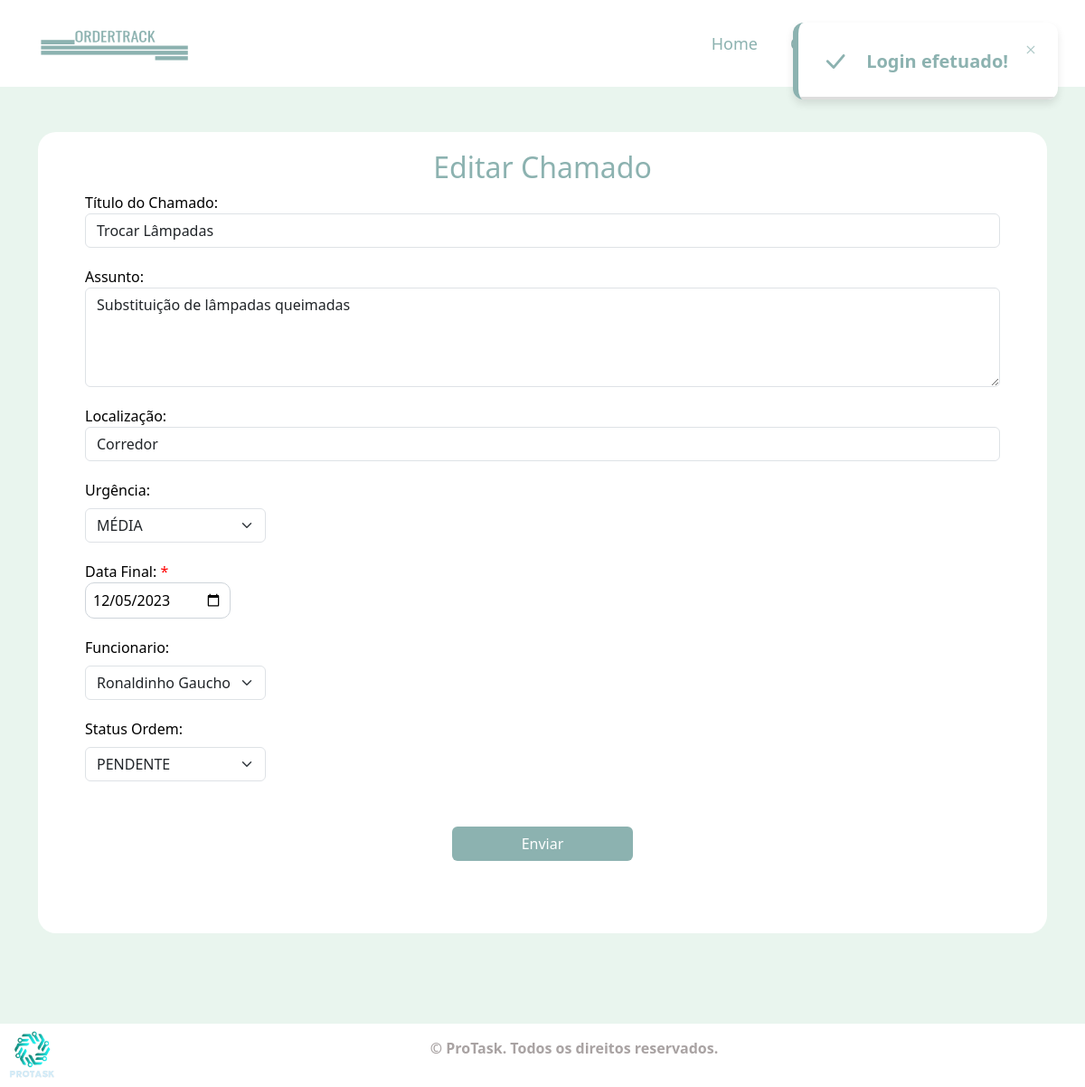
/src/pages/editar_chamado.php?id=266 (signed in), run on the app's committed database.
### tables this page shows
CREATE TABLE `ordem` (
  `ID_ORDEM` int(5) NOT NULL,
  `SERVICO` varchar(200) DEFAULT NULL,
  `ITEM` varchar(200) DEFAULT NULL,
  `LOCALIZACAO` varchar(200) DEFAULT NULL,
  `PRAZO` date DEFAULT NULL,
  `PRIORIDADE` varchar(200) DEFAULT NULL,
  `STATUS` enum('PENDENTE','EM ANDAMENTO','CONCLUIDO','CANCELADO') DEFAULT NULL,
  `NUMERO_OS` varchar(10) DEFAULT NULL,
  `FOTO` longblob DEFAULT NULL,
  `CRIADO` datetime DEFAULT NULL
);

CREATE TABLE `rel` (
  `ID_REL` int(5) NOT NULL,
  `FK_FUNCIONARIO` int(5) DEFAULT NULL,
  `FK_ORDEM` int(5) DEFAULT NULL,
  `FK_HISTORICO` int(5) DEFAULT NULL
);

CREATE TABLE `funcionarios` (
  `ID_FUNCIONARIO` int(5) NOT NULL,
  `NOME_FUNCIONARIO` varchar(100) NOT NULL,
  `SOBRENOME_FUNCIONARIO` varchar(200) NOT NULL,
  `USUARIO_FUNCIONARIO` varchar(200) DEFAULT NULL,
  `SENHA_FUNCIONARIO` varchar(250) DEFAULT NULL,
  `IMAGEM_FUNCIONARIO` longblob DEFAULT NULL,
  `STATUS_FUNCIONARIO` enum('ATIVO','INATIVO') DEFAULT NULL
);

### src/pages/editar_chamado.php (the view, shortened to what this page needs)
<?php
  include_once('../../conection.php');
  $id = $_GET['id'];
  $result_usuario="SELECT * FROM ordem WHERE ID_ORDEM = '$id'";
  $resultado_usuario= mysqli_query($conn, $result_usuario);
  $row_usuario = mysqli_fetch_assoc($resultado_usuario);
?>
<!DOCTYPE html>
<html lang="en">
<head>
    <link href="../styles/bootstrap/dist/css/bootstrap.min.css" rel="stylesheet">
    <link href="https://cdn.jsdelivr.net/npm/bootstrap@5.3.1/dist/css/bootstrap.min.css" rel="stylesheet">
    <link rel="stylesheet" href="https://cdn.jsdelivr.net/npm/bootstrap-icons@1.11.1/font/bootstrap-icons.css">
    <link rel="stylesheet" href="../styles/editar_chamado/styles.css">
</head>
<body>
    <nav class="navbar navbar-expand-lg ">
        <div class="container">
            <a class="navbar-brand" href="./menu.php">
              <img src="../../assets/images/logo.png" id="logo" alt="Logo" width="30" height="30">
            </a>
            <div class="collapse navbar-collapse justify-content-end header" id="navbarNav">
              <ul class="navbar-nav">
                <li class="nav-item">
                  <a class="nav-link linkss" href="../../index.php">Home</a>
                </li>
                <li class="nav-item dropdown linkss">
                  <a class="nav-link dropdown-toggle links" href="#" id="chamadosDropdown" role="button" data-toggle="dropdown" aria-haspopup="true" aria-expanded="false">
                  </a>
                </li>
                <li class="nav-item dropdown ">
                  <a class="nav-link dropdown-toggle linkss" href="#" id="funcionariosDropdown" role="button" data-toggle="dropdown" aria-haspopup="true" aria-expanded="false">
                  </a>
                </li>
              </ul>
            </div>
          </nav>
        <?php
    if (isset($_SESSION['msg'])) {
        echo $_SESSION['msg'];
    }
    ?>
    <div class="container">
      <div class="container container-form">
        <div class="text-start">
          <h2 class="d-flex justify-content-center align-items-center titulo">Editar Chamado</h2>
          <form class="cont-form" method="post" action= "../../src/api/controller/proc_edit_chamado.php">
            <div class="form-group">
                <label for="assunto">Título do Chamado: </label>
                <input type="text" class="form-control" id="assunto" name="titulo" value="<?php echo $row_usuario['SERVICO']; ?>" required>
            </div>
            <div class="form-group">
                <label for="mensagem">Assunto: </label>
                <textarea class="form-control" id="mensagem" name="item" rows="4"  required><?php echo $row_usuario['ITEM']; ?></textarea>
            </div>
            <div class="form-group">
                <label for="mensagem">Localização: </label>
                <input class="form-control" id="mensagem" name="local" rows="4" value="<?php echo $row_usuario['LOCALIZACAO']; ?>" required></input>
            </div>
            <div class="form-group">
              <label for="selectOption" class="form-label">Urgência: </label>
                <select name='urgencia' class="form-select " style="width: 200px;" id="selectOption" required>
                        <?php
                        $prioridade = $row_usuario['PRIORIDADE'];
                        switch ($prioridade) {
                                ?>
                                <?php
                            case 'MEDIA':
                                ?>
                                <option value="MEDIA" selected>MÉDIA</option>
                                <?php
                                break;
                                ?>
                                <?php
                        }
                        ?>
                </select>
            </div>
            <div class="form-group ">
              <label for="">Data Final: <span id="asterisco">*</span></label><br>
              <input type="date" name='prazo' id="inputDate" value="<?php echo $row_usuario['PRAZO']; ?>" min="<?php echo date("Y-m-d");?>" required>
            </div>
            <div class="form-group">
                <label for="selectOption" class="form-label">Funcionario: </label>
                <select class="form-select " name='funcionario' style="width: 200px;" id="selectOption" required>
                                <?php
                                  $result_funcionario_ordem = "SELECT * FROM ordem INNER JOIN rel ON ID_ORDEM = FK_ORDEM INNER JOIN historico_ordem ON rel.FK_HISTORICO = historico_ordem.ID_HISTORICO  INNER JOIN funcionarios ON FK_FUNCIONARIO = ID_FUNCIONARIO WHERE ID_ORDEM = '$id'";
                                  $query_funcionario_ordem = mysqli_query($conn, $result_funcionario_ordem);
                                  $funcionario_ordem = mysqli_fetch_assoc($query_funcionario_ordem);
                                  $nome_funcionario = $funcionario_ordem['NOME_FUNCIONARIO'];
                                  $sobrenome_funcionario = $funcionario_ordem['SOBRENOME_FUNCIONARIO'];
                                  echo "<option value='$nome_funcionario $sobrenome_funcionario'>$nome_funcionario $sobrenome_funcionario</option>";
                                ?>
                  </select>
              </div>
                          <div class="form-group">
                              <label for="selectOption" class="form-label">Status Ordem: </label>
                              <select class="form-select " name='status' style="width: 200px;" id="selectOption" required>
                                  <?php $status_select = $row_usuario['STATUS'];
                                  if ($status_select == 'PENDENTE') {
                                    echo '<option value="PENDENTE" selected>PENDENTE</option>';
                                  }
                                  ?>
                              </select>
                          </div>
                        <div class="d-flex justify-content-center align-items-center" style="margin-top: 50px;">
                            <button type="submit" class="btn ">Enviar</button>
                        </div>
                      </div>
        </div>
      </div>
    <footer class="footer">
        <div>
            <img id="logo_equipe" src="../../assets/images/logo_equipe.png" alt="">
        </div>
        <div class="container">
          <p id="p_footer" class="d-flex justify-content-center align-items-center">© ProTask. Todos os direitos reservados.</p>
        </div>
    </footer>
</body>
</html>

### src/styles/editar_chamado/styles.css (style rules this page uses)
* { margin: 0; padding: 0; }
.navbar { background-color: #fff; }
#logo { width: 170px; height: 70px; }
.dropdown-toggle::after { content: none !important; }
.header a { color: #8CB2B0; font-size: 18px; text-decoration: none; font-weight: 500; }
.linkss { margin-left: 20px; }
body { background-color: #E9F5EE; }
.container-form { margin-top: 50px; background-color: #fff; border-radius: 20px; }
.cont-form { padding: 0px 40px 80px 40px; font-weight: 500; color: #000; }
.titulo { padding: 20px 0px 0px 0px; color: #8CB2B0; }
.form-group { margin-bottom: 20px; }
#asterisco { color: red; }
#inputDate { padding: 8px; border: 1px solid #ced4da; border-radius: 10px; height: 40px; }
.btn { width: 200px; color: #fff; background-color: #8CB2B0; font-weight: 500; }
#logo_equipe { width: 70px; height: 60px; }
#p_footer { color: #A9A3A3; font-weight: bold; }
footer { color: #A9A3A3; font-weight: 500; background-color: #fff; bottom: 0; left:0; display: flex; justify-content: center; align-items: center; margin-top: 100px; width: 100%; height: 70px; }
.notificacao { position: absolute; top: 25px; right: 30px; border-radius: 12px; background: #fff; padding: 20px 35px 20px 25px; box-shadow: 0 5px 10px rgba(0,0,0,0.1); border-left: 6px solid #8CB2B0; overflow: hidden; transform: translateX(calc(100% + 30px)); transition: all 0.5s cubic-bezier(0.68, -0.55, 0.265, 1.35); }
.notificacao.active { transform: translateX(0%); }
.notificacao .notificacao-div { display: flex; align-items: center; }
.notificacao-div .mensagem { display: flex; flex-direction: column; margin: 0 20px; }
.mensagem .text { font-size: 20px; font-weight: 400;; color: #8CB2B0; }
.mensagem .text.text-1 { font-weight: 600; color: #8CB2B0; }
.notificacao .close { position: absolute; top: 10px; right: 15px; padding: 5px; cursor: pointer; opacity: 0.7; }
.notificacao .tempo { position: absolute; bottom: 0; left: 0; height: 3px; width: 100%; background: #ddd; }
.notificacao .tempo:before { content: ''; position: absolute; bottom: 0; right: 0; height: 100%; width: 100%; background-color: #8CB2B0; }
.tempo.active:before { animation: progress 5s linear forwards; }
.bi-check-lg { font-size: 30px; color: #8CB2B0; }
.close { font-size: 20px; color: #8CB2B0; }

### data on the page
ordem: titulo "Trocar Lâmpadas", item "Substituição de lâmpadas queimadas", local "Corredor", urgencia "MÉDIA", prazo "12/05/2023", status "PENDENTE"
rel: funcionario "Ronaldinho Gaucho"

### other printed values
$_SESSION['msg'] "Login efetuado!"
